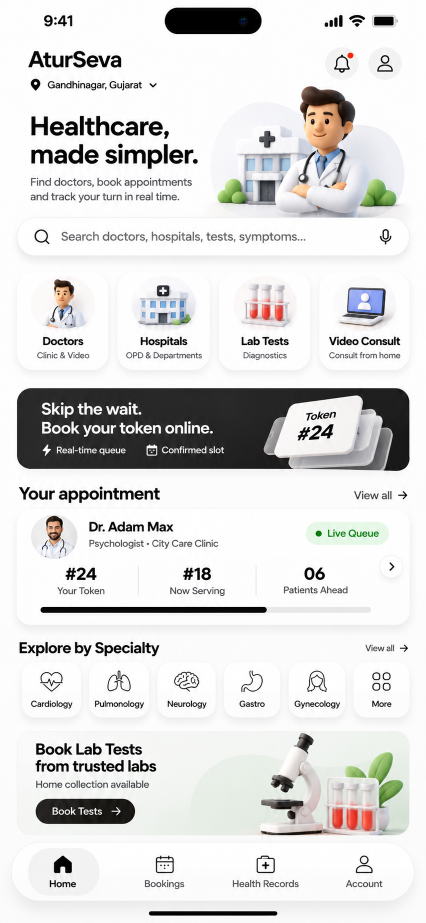
#> input picture design/figma-v4/assets-src/original-mockup.png, 852 x 1846 px (shown at 1/2 size)
$ python extract.py
#> lines starting #> are read from the running program, lines starting #| are printed output that depends on the picture
#!/usr/bin/env python3
"""
V4-P1 asset extraction — EXACT crops from the owner's original Figma mockup.

Decodes each Figma IMAGE fill's imageTransform (object-UV -> image-UV matrix)
into a pixel rectangle on the 852x1846 source, crops it, and (for art that
sits on the page background) flood-key-fills the connected background to
transparent so the art lands clean on any surface.

Targets are 2x the Figma design frame (426x923 -> 852x1846), so a crop at
native resolution IS the @2x variant; @3x is a 1.5x LANCZOS upscale.
"""
from PIL import Image, ImageFilter
import os

SRC = Image.open("original-mockup.png").convert("RGBA")
W, H = SRC.size  # 852 x 1846
#> W = 852; H = 1846

def uv_rect(u0, v0, du, dv):
    """Figma imageTransform -> pixel rect (x0, y0, x1, y1) on the source."""
    x0, y0 = u0 * W, v0 * H
    x1, y1 = (u0 + du) * W, (v0 + dv) * H
    return round(x0), round(y0), round(x1), round(y1)

def flood_key(img, tol=14):
    """Remove the connected near-uniform background (flood from all edges).

    Only the region REACHABLE from the border within tolerance is keyed —
    white/light areas INSIDE the artwork (coats, highlights) survive.
    Anti-aliased fringes get a soft alpha pass afterwards.
    """
    px = img.load()
    w, h = img.size
    # Reference color = average of the four corners
    corners = [px[0, 0], px[w - 1, 0], px[0, h - 1], px[w - 1, h - 1]]
    ref = tuple(sum(c[i] for c in corners) // 4 for i in range(3))

    visited = bytearray(w * h)
    stack = []
    def push(x, y):
        if 0 <= x < w and 0 <= y < h and not visited[y * w + x]:
            visited[y * w + x] = 1
            stack.append((x, y))
    for x in range(w):
        push(x, 0); push(x, h - 1)
    for y in range(h):
        push(0, y); push(w - 1, y)

    # Slightly padded tolerance: background is one flat wash
    while stack:
        x, y = stack.pop()
        r, g, b, a = px[x, y]
        if abs(r - ref[0]) <= tol and abs(g - ref[1]) <= tol and abs(b - ref[2]) <= tol:
            px[x, y] = (r, g, b, 0)
            push(x + 1, y); push(x - 1, y)
            push(x, y + 1); push(x, y - 1)
    return img

def soften_edges(img):
    """Feather the 1px alpha fringe so keyed edges don't look cut out."""
    a = img.getchannel("A").filter(ImageFilter.GaussianBlur(0.6))
    img.putalpha(a)
    return img

def crop(name, rect, target_2x, key=False, out_dir="../home3d"):
    box = (rect[0], rect[1], rect[2], rect[3])
    img = SRC.crop(box)
    if img.size != target_2x:
        img = img.resize(target_2x, Image.LANCZOS)
    if key:
        img = soften_edges(flood_key(img))
    img.save(f"{out_dir}/{name}-2x.png")
    x3 = (round(target_2x[0] * 1.5), round(target_2x[1] * 1.5))
    img.resize(x3, Image.LANCZOS).save(f"{out_dir}/{name}-3x.png")
    print(f"{name}: crop{box} -> {target_2x} @2x, {x3} @3x{' (keyed)' if key else ''}")

os.makedirs("../home3d", exist_ok=True)

# ——— Hero illustration (node 3:42) — 199x133 design — keyed ————
crop("figma-hero",
     uv_rect(0.49295774102211, 0.09209100902080536, 0.4671361446380615, 0.14409534633159637),
     (398, 266), key=True)
#> in flood_key, `corners = [px[0, 0], px[w - 1, 0], px[0, h - 1], px[w - 1, h - 1]]`: corners = [(253, 254, 254, 255), (254, 253, 254, 255), (241, 241, 242, 255), (249, 249, 250, 255)]
#> in flood_key, `ref = tuple(sum(c[i] for c in corners) // 4 for i in range(3))`: ref = (249, 249, 250)
#> the loop in flood_key, `while stack:` made 52754 passes
#> (r, g, b) on passes 1 to 3: (248, 249, 249), (248, 248, 249), (248, 247, 249)
#> in crop, `img.resize(x3, Image.LANCZOS).save(f"{out_dir}/{name}-3x.png")`:
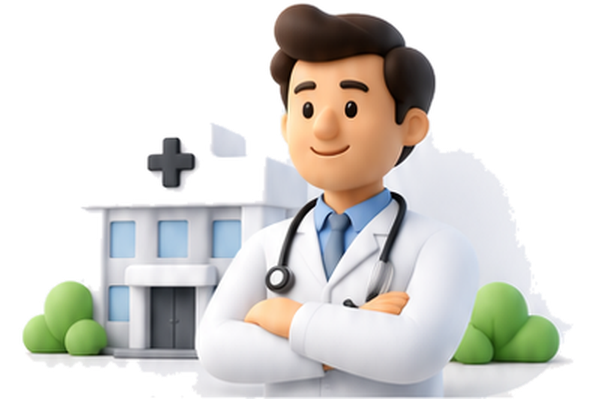
#> saved as figma-hero-3x.png: PIL image 597x399 RGBA; mean R, G, B, A 101, 99.5, 95.3, 131.3; transparent parts drawn white
#| figma-hero: crop(420, 170, 818, 436) -> (398, 266) @2x, (597, 399) @3x (keyed)

# ——— Service tile art (nodes 3:54/3:58/3:62/3:66) — 72x53 design — keyed ——
TILE_V = (0.3001083433628082, 0.057421453297138214)
crop("figma-tile-doctor",   uv_rect(0.06572769582271576,  TILE_V[0], 0.1690140813589096,  TILE_V[1]), (144, 106), key=True)
#> the loop in flood_key (call 2), `while stack:` made 10207 passes
#> (r, g, b) on passes 1 to 3: (253, 253, 254), (253, 254, 253), (253, 253, 253)
#| figma-tile-doctor: crop(56, 554, 200, 660) -> (144, 106) @2x, (216, 159) @3x (keyed)
crop("figma-tile-hospital", uv_rect(0.30516430735588074,  TILE_V[0], 0.1619718372821808,  TILE_V[1]), (144, 106), key=True)
#> call 3 of crop, with name = 'figma-tile-hospital', rect = (260, 554, 398, 660), target_2x = (144, 106), key = True, out_dir = '../home3d'
#> in crop (call 3), `img.resize(x3, Image.LANCZOS).save(f"{out_dir}/{name}-3x.png")`:
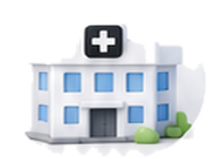
#> saved as figma-tile-hospital-3x.png: PIL image 216x159 RGBA; mean R, G, B, A 106.4, 111.4, 116.2, 128.1; transparent parts drawn white
#| figma-tile-hospital: crop(260, 554, 398, 660) -> (144, 106) @2x, (216, 159) @3x (keyed)
crop("figma-tile-lab",      uv_rect(0.5422534942626953,   TILE_V[0], 0.16431924700737,    TILE_V[1]), (144, 106), key=True)
#| figma-tile-lab: crop(462, 554, 602, 660) -> (144, 106) @2x, (216, 159) @3x (keyed)
crop("figma-tile-video",    uv_rect(0.7816901206970215,   TILE_V[0], 0.15962441265583038, TILE_V[1]), (144, 106), key=True)
#> in crop (call 5), `img = SRC.crop(box)`:
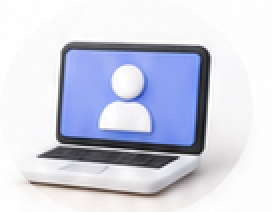
#> img: PIL image 136x106 RGBA (shown 2 times larger); mean R, G, B, A 207.8, 210.7, 225.7, 255
#> in soften_edges (call 5), `a = img.getchannel("A").filter(ImageFilter.GaussianBlur(0.6))`:
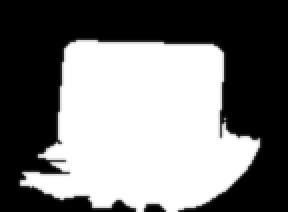
#> a: PIL image 144x106 L (shown 2 times larger); min 0, max 255, mean 119.2
#> in crop (call 5), `img.resize(x3, Image.LANCZOS).save(f"{out_dir}/{name}-3x.png")`:
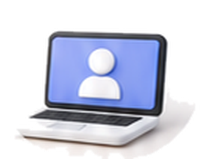
#> saved as figma-tile-video-3x.png: PIL image 216x159 RGBA; mean R, G, B, A 88, 91.1, 105.6, 119.2; transparent parts drawn white
#| figma-tile-video: crop(666, 554, 802, 660) -> (144, 106) @2x, (216, 159) @3x (keyed)

# ——— Token stack (node 3:70) — 145x81, right radii baked by the mockup ————
crop("figma-token-stack",
     uv_rect(0.6173709034919739, 0.42145177721977234, 0.3403755724430084, 0.08775731176137924),
     (290, 162))
#> in crop (call 6), `img.resize(x3, Image.LANCZOS).save(f"{out_dir}/{name}-3x.png")`:
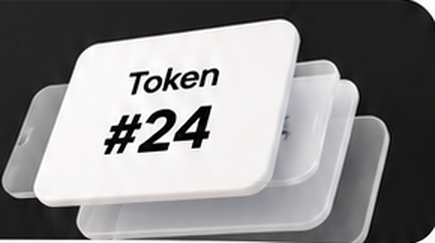
#> saved as figma-token-stack-3x.png: PIL image 435x243 RGBA; mean R, G, B, A 137.9, 137, 137.5, 255
#| figma-token-stack: crop(526, 778, 816, 940) -> (290, 162) @2x, (435, 243) @3x

# ——— Whole lab card (node 3:134+3:135) — 392x104 gradient+microscope+r15 ————
crop("figma-lab-card",
     uv_rect(17 / 426 * 0, 0, 0, 0) if False else (34, 1462, 818, 1670),
     (784, 208))
#> in crop (call 7), `img.resize(x3, Image.LANCZOS).save(f"{out_dir}/{name}-3x.png")`:
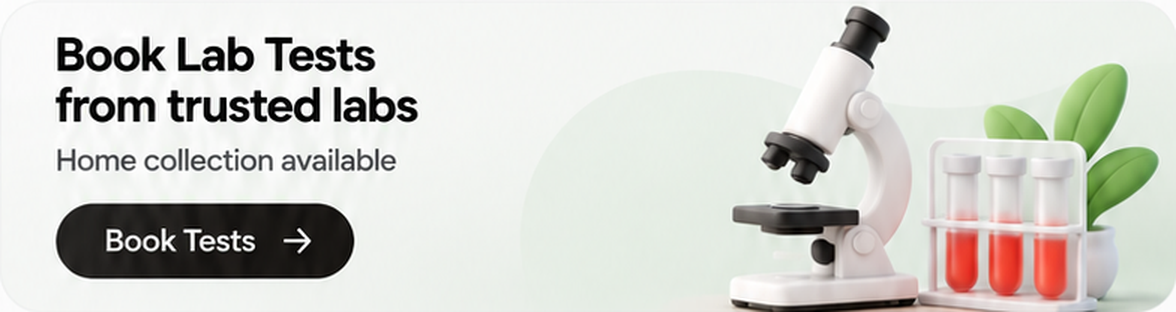
#> saved as figma-lab-card-3x.png: PIL image 1176x312 RGBA; mean R, G, B, A 209.8, 210.1, 204.4, 255

print("done")

$ run again, with design/figma-v4/assets-src/contact-ref.png copied over design/figma-v4/assets-src/original-mockup.png
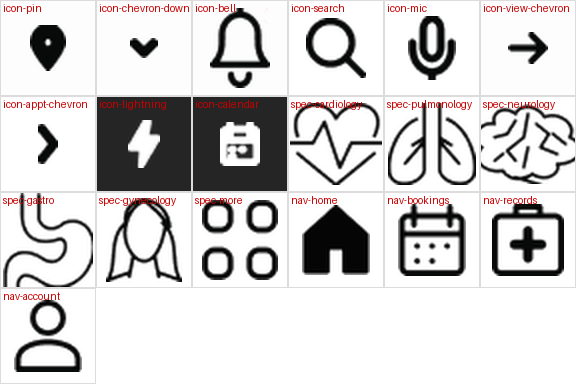
#> input picture design/figma-v4/assets-src/contact-ref.png, 576 x 384 px
#> corners = [(253, 253, 253, 255), (253, 253, 253, 255), (253, 253, 253, 255), (253, 253, 253, 255)]
#> ref = (253, 253, 253)
#| figma-hero: crop(284, 35, 553, 91) -> (398, 266) @2x, (597, 399) @3x (keyed)
#> in crop (call 2), `img = img.resize(target_2x, Image.LANCZOS)`:
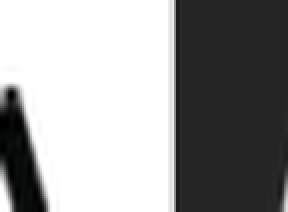
#> img: PIL image 144x106 RGBA (shown 2 times larger); mean R, G, B, A 154.5, 154.5, 154.5, 255
#> the loop in flood_key (call 2), `while stack:` made 530 passes
#> (r, g, b) on passes 1 to 3: (225, 225, 225), (255, 255, 255), (224, 224, 224)
#| figma-tile-doctor: crop(38, 115, 135, 137) -> (144, 106) @2x, (216, 159) @3x (keyed)
#| figma-tile-hospital: crop(176, 115, 269, 137) -> (144, 106) @2x, (216, 159) @3x (keyed)
#| figma-tile-lab: crop(312, 115, 407, 137) -> (144, 106) @2x, (216, 159) @3x (keyed)
#| figma-tile-video: crop(450, 115, 542, 137) -> (144, 106) @2x, (216, 159) @3x (keyed)
#> in crop (call 6), `img.resize(x3, Image.LANCZOS).save(f"{out_dir}/{name}-3x.png")`:
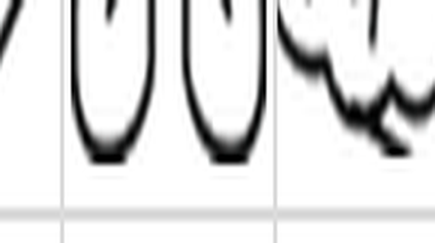
#> saved as figma-token-stack-3x.png: PIL image 435x243 RGBA; mean R, G, B, A 221.7, 221.8, 221.8, 255
#| figma-token-stack: crop(356, 162, 552, 196) -> (290, 162) @2x, (435, 243) @3x

$ run again, with design/figma-v4/assets-src/contact-sheet.png copied over design/figma-v4/assets-src/original-mockup.png
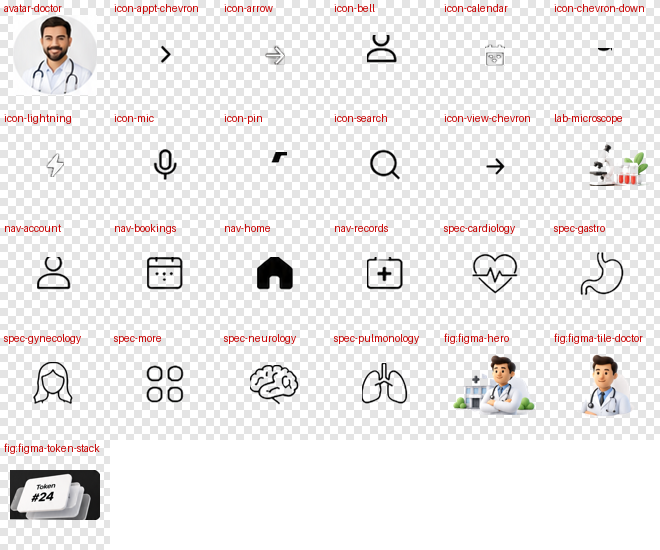
#> input picture design/figma-v4/assets-src/contact-sheet.png, 660 x 550 px
#> corners = [(228, 228, 228, 255), (255, 255, 255, 255), (228, 228, 228, 255), (255, 255, 255, 255)]
#> ref = (241, 241, 241)
#> the loop in flood_key, `while stack:` made 90896 passes
#> (r, g, b) on passes 1 to 3: (255, 255, 255), (255, 255, 255), (255, 255, 255)
#| figma-hero: crop(325, 51, 634, 130) -> (398, 266) @2x, (597, 399) @3x (keyed)
#> in crop (call 2), `img = img.resize(target_2x, Image.LANCZOS)`:
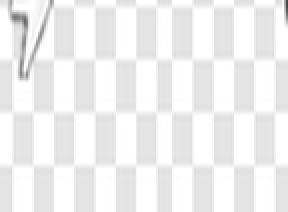
#> img: PIL image 144x106 RGBA (shown 2 times larger); mean R, G, B, A 239.8, 239.8, 239.8, 255
#| figma-tile-doctor: crop(43, 165, 155, 197) -> (144, 106) @2x, (216, 159) @3x (keyed)
#| figma-tile-hospital: crop(201, 165, 308, 197) -> (144, 106) @2x, (216, 159) @3x (keyed)
#| figma-tile-lab: crop(358, 165, 466, 197) -> (144, 106) @2x, (216, 159) @3x (keyed)
#| figma-tile-video: crop(516, 165, 621, 197) -> (144, 106) @2x, (216, 159) @3x (keyed)
#> in crop (call 6), `img.resize(x3, Image.LANCZOS).save(f"{out_dir}/{name}-3x.png")`:
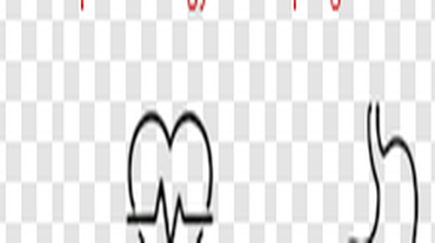
#> saved as figma-token-stack-3x.png: PIL image 435x243 RGBA; mean R, G, B, A 233.5, 233.2, 233.3, 255
#| figma-token-stack: crop(407, 232, 632, 280) -> (290, 162) @2x, (435, 243) @3x
